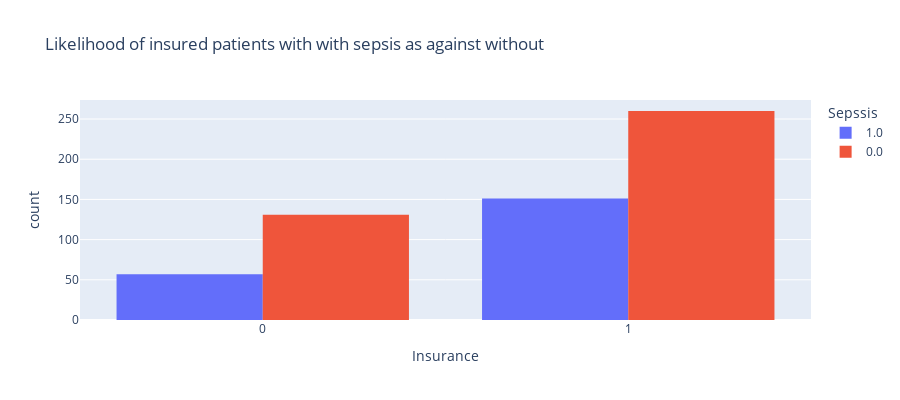

The notebook cell saved with this chart:
### Markdown cell above
#### `Are patients with insurance more likely to detect sepsis?`

### Code cell
insured = data.loc[(data['Insurance'] == 1)]
fig = px.histogram(data, x="Insurance",  barmode='group', color ='Sepssis',
             height=400,title='Likelihood of insured patients with with sepsis as against without')
fig.show()

### Figure 1 — Plotly figure (JSON) as saved in the notebook; plotly's stock layout.template omitted (floating-point values rounded to 4 significant figures; data arrays with more than 128 entries replaced by an {"elided": "..."} marker saying what was removed)
{"data": [{"alignmentgroup": "True", "bingroup": "x", "hovertemplate": "Sepssis=1.0<br>Insurance=%{x}<br>count=%{y}<extra></extra>", "legendgroup": "1.0", "marker": {"color": "#636efa", "pattern": {"shape": ""}}, "name": "1.0", "offsetgroup": "1.0", "orientation": "v", "showlegend": true, "type": "histogram", "x": {"elided": "208 int values"}, "xaxis": "x", "yaxis": "y"}, {"alignmentgroup": "True", "bingroup": "x", "hovertemplate": "Sepssis=0.0<br>Insurance=%{x}<br>count=%{y}<extra></extra>", "legendgroup": "0.0", "marker": {"color": "#EF553B", "pattern": {"shape": ""}}, "name": "0.0", "offsetgroup": "0.0", "orientation": "v", "showlegend": true, "type": "histogram", "x": {"elided": "391 int values"}, "xaxis": "x", "yaxis": "y"}], "layout": {"barmode": "group", "height": 400, "legend": {"title": {"text": "Sepssis"}, "tracegroupgap": 0}, "title": {"text": "Likelihood of insured patients with with sepsis as against without"}, "xaxis": {"anchor": "y", "domain": [0, 1], "title": {"text": "Insurance"}}, "yaxis": {"anchor": "x", "domain": [0, 1], "title": {"text": "count"}}}}
